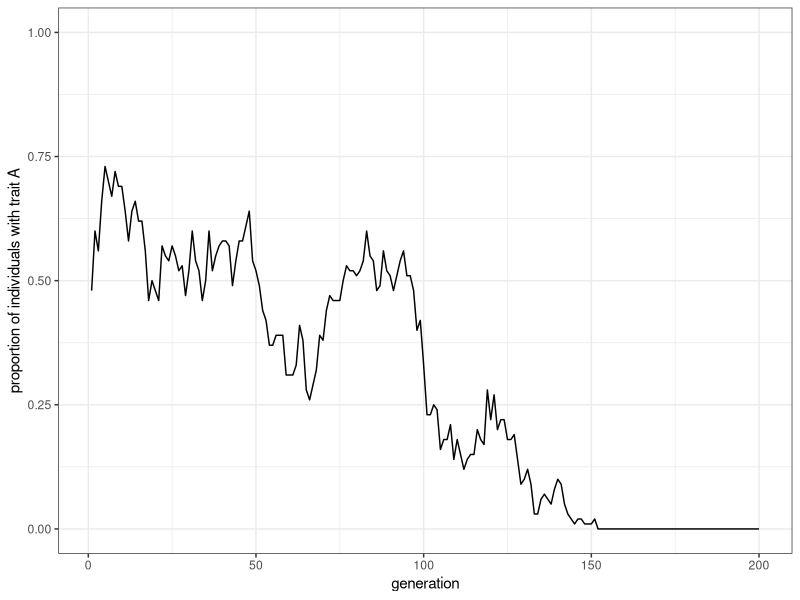
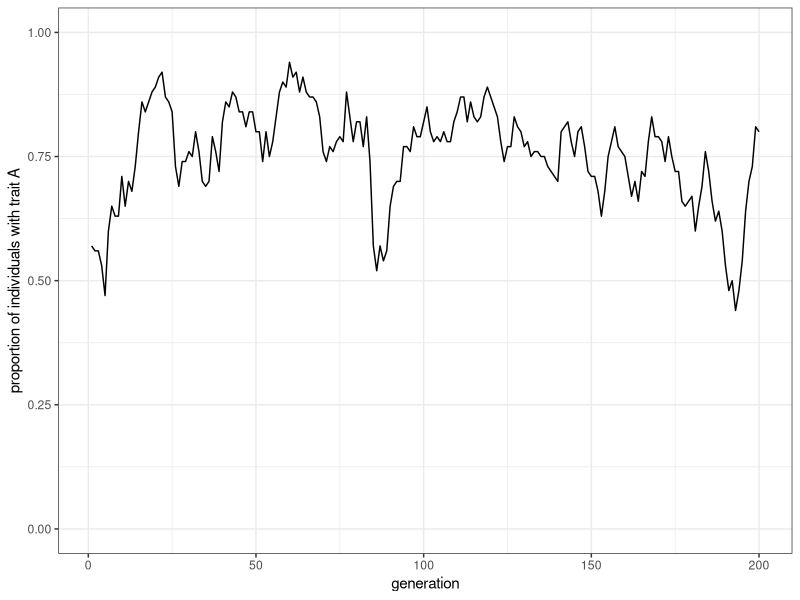
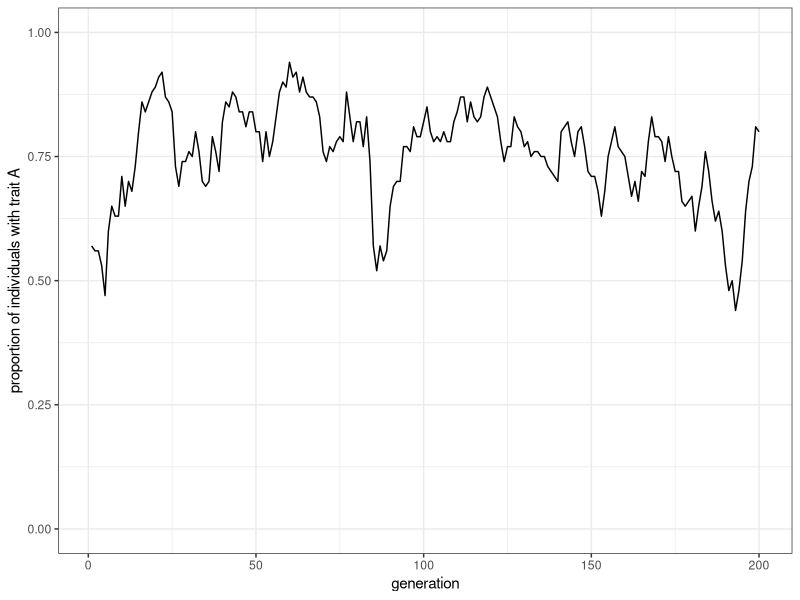
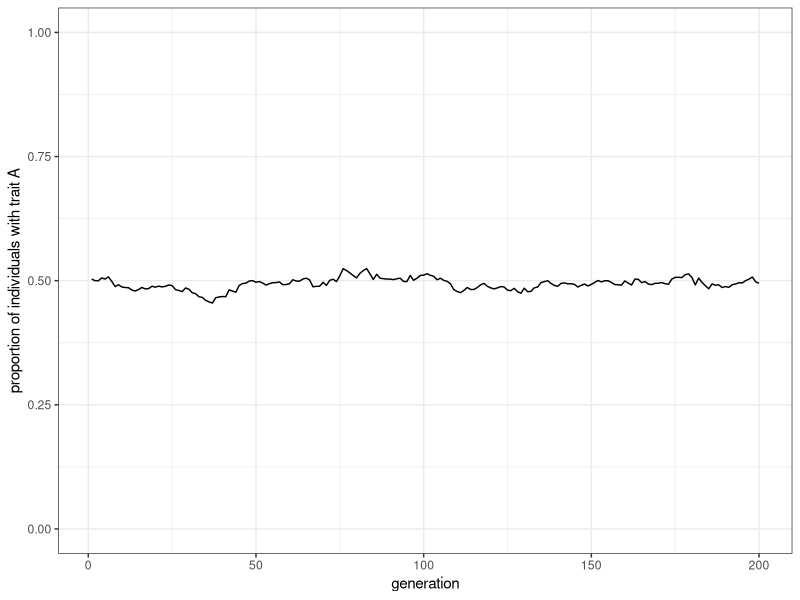
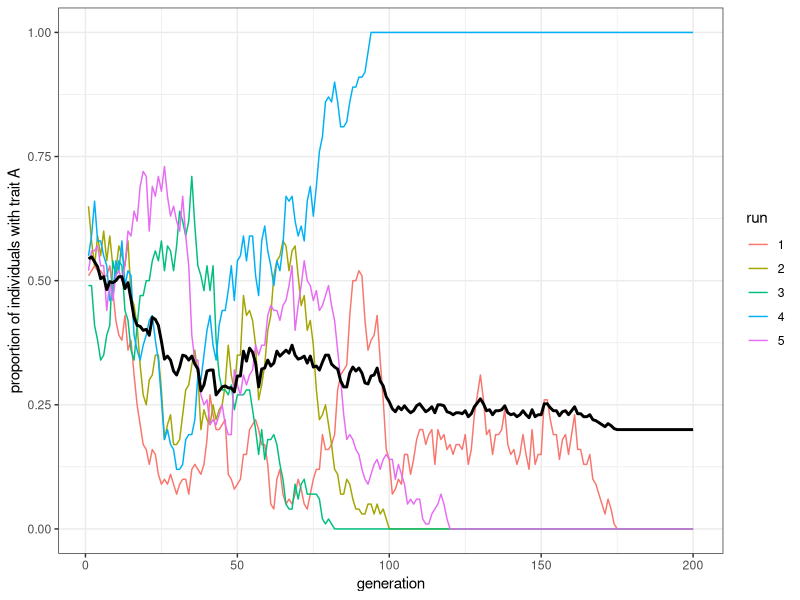
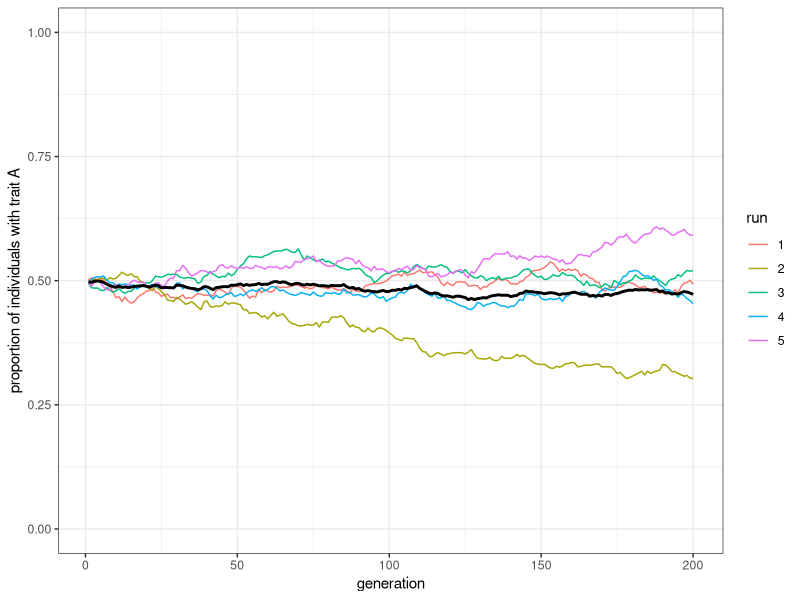
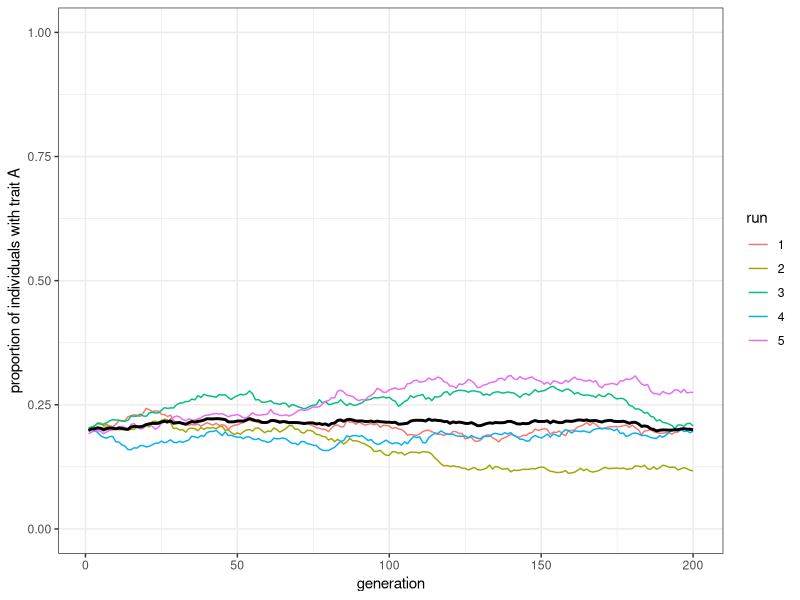

Write R code to recreate these figures, in order.
## ---- chunk 1
library(tidyverse)

## ---- chunk 2
population_size <- 100
generations <- 200
## ---- chunk 3
population <- sample(c("A", "B"), population_size, replace = TRUE)
## ---- chunk 4
population
## ---- chunk 5
population[4]
## ---- chunk 6
output <- tibble(generation = 1:generations, proportion_of_trait_a = rep(NA_real_, generations))
output
## ---- chunk 7
output$proportion_of_trait_a[1] <- sum(population == "A") / population_size
output
## ---- chunk 8
 for (generation in 2:generations) {
  # populationテーブルをprevious_populationという新しいテーブルにコピー
  previous_population <- population
  # 前世代の個人からランダムに形質をコピーする
  population <- sample(previous_population, population_size, replace = TRUE)
  # proportion_of_trait_aを計算し、outputの今generation世代のところに格納する
  output$proportion_of_trait_a[generation] <- sum(population == "A") / population_size
}
## ---- chunk 9
ggplot(data = output, aes(x = generation, y = proportion_of_trait_a)) +
  geom_line() +
  ylim(c(0, 1)) +
  theme_bw() +
  ylab("proportion of individuals with trait A")
## ---- chunk 10

model_unbiased_transmission <- function(population_size, generations) {
  population <- sample(c("A", "B"), population_size, replace = TRUE)

  output <- tibble(generation = 1:generations, proportion_of_trait_a = rep(NA, generations))

  output$proportion_of_trait_a[1] <- sum(population == "A") / population_size

  for (generation in 2:generations) {
    # Copy individuals to previous_population tibble
    previous_population <- population 
    
    # Randomly copy from previous generation
    population <- sample(previous_population, population_size, replace = TRUE)
    
    # Get p and put it into output slot for this generation t
    output$proportion_of_trait_a[generation] <- sum(population == "A") / population_size
  }
  # Export data from function
  output
}
## ---- chunk 11
data_unbiased_transmission <- model_unbiased_transmission(population_size = 100, generations = 200)
## ---- chunk 12
plot_single_run <- function(data) {
  ggplot(data = data, aes(x = generation, y = proportion_of_trait_a)) +
    geom_line() +
    ylim(c(0, 1)) +
    theme_bw() +
    ylab("proportion of individuals with trait A")
}
## ---- chunk 13
data_unbiased_transmission |>
  plot_single_run()
## ---- chunk 14
plot_single_run(data_unbiased_transmission)
## ---- chunk 15
model_unbiased_transmission(population_size = 10000, generations = 200) |>
  plot_single_run()
## ---- chunk 16
model_unbiased_transmissions <- function(population_size, generations, runs) {
  output <- tibble(
    run = factor(), 
    generation = numeric(), 
    proportion_of_trait_a = numeric()
  )
  # 毎回の試行
  for (run in 1:runs) {
    # 1回の試行の結果を保管するtibbleを初期化
    output_single_run <- tibble(
      run = rep(run, generations) |> as.factor(), 
      generation = 1:generations, 
      proportion_of_trait_a = rep(NA, generations)
    )
    # 第1世代
    population <- sample(c("A", "B"), population_size, replace = TRUE)
    # 第1世代のproportion_of_trait_aを計算
    proportion_of_trait_a <- sum(population == "A") / population_size
    output_single_run$proportion_of_trait_a[1] <- proportion_of_trait_a
    for (generation in 2:generations) {
      # 前タイムステップまでのpopulationベクトルをprevious_populationに移し替える
      previous_population <- population
      # ランダムに前世代の個人から形質をコピーする
      population <- sample(previous_population, population_size, replace = TRUE)
      # proportion_of_trait_aを計算し、
      # tibbleのうちproportion_of_trait_a列のgeneration行目に格納する
      output_single_run$proportion_of_trait_a[generation] <- 
      sum(population == "A") / population_size
    }
    # output tibbleの一番下に今回の試行の結果をbind_rows()関数で付け加える
    output <- bind_rows(output, output_single_run)
  }
  # 全試行の結果がひとつのoutputというtibbleに集約されたので、それを返り値としてエクスポートする
  output
}
## ---- chunk 17
plot_multiple_runs <- function(data) {
  ggplot(data = data, aes(x = generation, y = proportion_of_trait_a)) +
    geom_line(aes(colour = run)) +
    stat_summary(fun = mean, geom = "line", size = 1) +
    ylim(c(0, 1)) +
    theme_bw() +
    ylab("proportion of individuals with trait A")
}
## ---- chunk 18
data <- model_unbiased_transmissions(population_size = 100, generations = 200, runs = 5)
plot_multiple_runs(data)
## ---- chunk 19
data
## ---- chunk 20
data <- model_unbiased_transmissions(population_size = 10000, generations = 200, runs = 5)
plot_multiple_runs(data)
## ---- chunk 21

model_unbiased_transmissions_varying_initial_condition <- function(
  population_size,
  generations,
  runs, 
  initial_proportion_of_trait_a) {
  output <- tibble(
    run = factor(), 
    generation = numeric(), 
    proportion_of_trait_a = numeric()
  )
  for (run in 1:runs) {
    # 1回の試行の結果を保管するtibbleを初期化
    output_single_run <- tibble(
      run = rep(run, generations) |> as.factor(), 
      generation = 1:generations, 
      proportion_of_trait_a = rep(NA, generations)
    )
    # 第1世代
    population <- sample(
      c("A", "B"), 
      population_size, replace = TRUE, 
      prob = c(initial_proportion_of_trait_a, 1 - initial_proportion_of_trait_a)
    )
    # 第1世代のproportion_of_trait_aを計算
    proportion_of_trait_a <- sum(population == "A") / population_size
    output_single_run$proportion_of_trait_a[1] <- proportion_of_trait_a
    for (generation in 2:generations) {
      # 前タイムステップまでのpopulationベクトルをprevious_populationに移し替える
      previous_population <- population
      # ランダムに前世代の個人から形質をコピーする
      population <- sample(previous_population, population_size, replace = TRUE)
      # proportion_of_trait_aを計算し、tibbleのうち
      # proportion_of_trait_a列のgeneration行目に格納する
      output_single_run$proportion_of_trait_a[generation] <- 
      sum(population == "A") / population_size
    }
    # output tibbleの一番下に今回の試行の結果をbind_rows()関数で付け加える
    output <- bind_rows(output, output_single_run)
  }
  # 全試行の結果がひとつのoutputというtibbleに集約されたので、それを返り値としてエクスポートする
  output
}
## ---- chunk 22
model_unbiased_transmissions_varying_initial_condition(
  population_size = 10000,
  initial_proportion_of_trait_a = 0.2,
  generations = 200,
  runs = 5) |>
  plot_multiple_runs()
